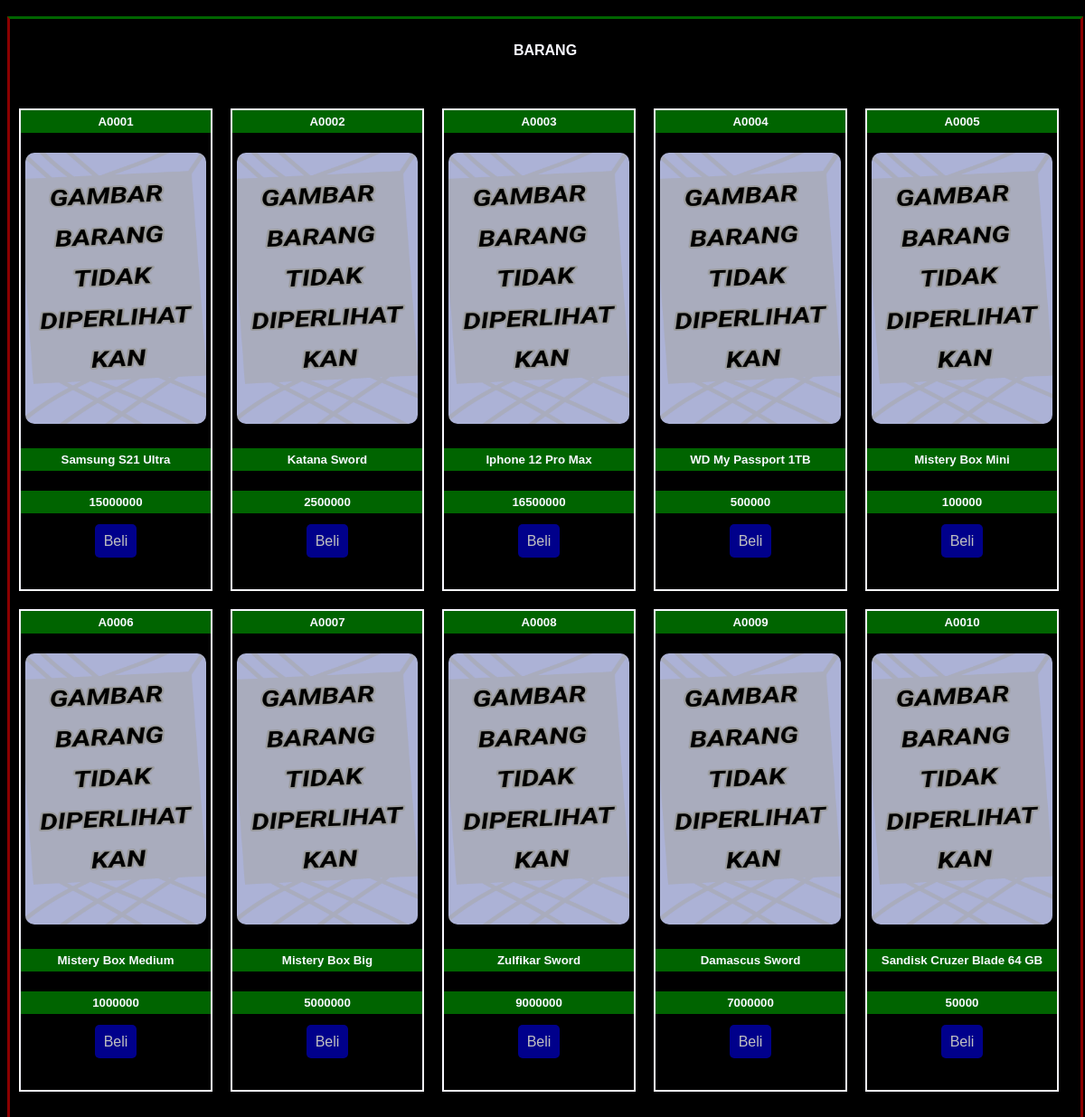
/market.php, run on the app's committed database.
### tables this page shows
CREATE TABLE `barang` (
  `idBarang` int(10) NOT NULL,
  `kode_barang` varchar(10) NOT NULL,
  `nama_barang` varchar(30) NOT NULL,
  `harga` int(15) NOT NULL
);

### market.php (the view, shortened to what this page needs)
<!DOCTYPE html>
<html>
<head>
	<link rel="stylesheet" type="text/css" href="tampilan.css">
</head>
<body>
<div class="barang">
	<h4 class="b">BARANG</h4>
	<?php
	include "koneksi.php";
	$qry_barang=mysqli_query($conn, "select * from barang");
	while ($dt_barang=mysqli_fetch_array($qry_barang)) {
	?>
	<div class="kotak">
		<div class="brg">
			<h5 class="kode_barang"> <?=$dt_barang['kode_barang']?></h5>
			<img src="barang.png">
			<div class="ket">
				<h5 class="nama_barang"> <?=$dt_barang['nama_barang']?></h5>
				<h5 class="harga"><?=$dt_barang['harga']?></h5>
				<a href="beli_barang.php?idBarang=<?=$dt_barang['idBarang']?>" class="blue">Beli</a>
			</div>
		</div>
	</div>
	<?php
		}
	?>
</div>
</body>
</html>

### tampilan.css (style rules this page uses)
body { background-color: black; color: green; font-family: sans-serif; }
.barang { width: 100%; height: 1230px; background-color: none; border: 3px solid ghostwhite; display: inline-block; color: ghostwhite; margin-top: 10px; border-top-color: darkgreen; border-left-color: darkred; border-right-color: darkred; float: left; }
.b { text-align: center; }
.kotak { width: 210px; height: 530px; float: left; border: 2px solid ghostwhite; display: inline-block; margin: 10px; text-align: center; margin-left: 10px; }
.brg { height: 484px; }
.kode_barang { background-color: darkgreen; color: ghostwhite; font-family: sans-serif; padding: 5px; margin-top: 0px; }
img { width: 200px; height: 300px; border-radius: 10px; }
.nama_barang { background-color: darkgreen; color: ghostwhite; font-family: sans-serif; padding: 5px; }
.harga { background-color: darkgreen; color: ghostwhite; font-family: sans-serif; padding: 5px; }
.blue { background-color: darkblue; color: silver; font-family: sans-serif; border-radius: 5px; text-decoration: none; padding: 10px; }
h4 { text-align: left; font-family: sans-serif; padding: 5px; color: ghostwhite; margin-bottom: 40px; }
h5 { color: ghostwhite; text-align: center; }

### data on the page
barang: kode_barang "A0001", nama_barang "Samsung S21 Ultra", harga "15000000"
barang: kode_barang "A0002", nama_barang "Katana Sword", harga "2500000"
barang: kode_barang "A0003", nama_barang "Iphone 12 Pro Max", harga "16500000"
barang: kode_barang "A0004", nama_barang "WD My Passport 1TB", harga "500000"
barang: kode_barang "A0005", nama_barang "Mistery Box Mini", harga "100000"
barang: kode_barang "A0006", nama_barang "Mistery Box Medium", harga "1000000"
barang: kode_barang "A0007", nama_barang "Mistery Box Big", harga "5000000"
barang: kode_barang "A0008", nama_barang "Zulfikar Sword", harga "9000000"
barang: kode_barang "A0009", nama_barang "Damascus Sword", harga "7000000"
barang: kode_barang "A0010", nama_barang "Sandisk Cruzer Blade 64 GB", harga "50000"
